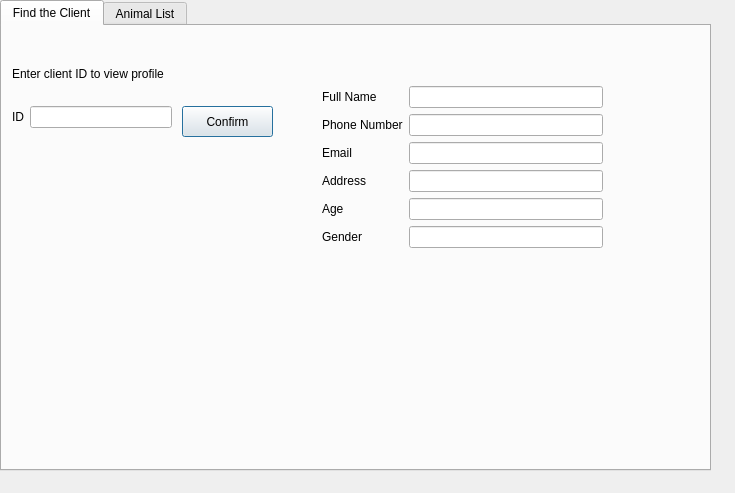
<?xml version="1.0" encoding="UTF-8"?>
<ui version="4.0">
 <class>ClientWindow</class>
 <widget class="QDialog" name="ClientWindow">
  <property name="geometry">
   <rect>
    <x>0</x>
    <y>0</y>
    <width>735</width>
    <height>493</height>
   </rect>
  </property>
  <property name="windowTitle">
   <string>Dialog</string>
  </property>
  <widget class="QTabWidget" name="tabWidget">
   <property name="geometry">
    <rect>
     <x>0</x>
     <y>0</y>
     <width>711</width>
     <height>471</height>
    </rect>
   </property>
   <property name="currentIndex">
    <number>0</number>
   </property>
   <widget class="QWidget" name="tab_2">
    <attribute name="title">
     <string>Find the Client</string>
    </attribute>
    <widget class="QPushButton" name="confirmButton">
     <property name="geometry">
      <rect>
       <x>180</x>
       <y>80</y>
       <width>91</width>
       <height>31</height>
      </rect>
     </property>
     <property name="text">
      <string>Confirm</string>
     </property>
    </widget>
    <widget class="QLabel" name="promptMessage">
     <property name="geometry">
      <rect>
       <x>10</x>
       <y>40</y>
       <width>581</width>
       <height>16</height>
      </rect>
     </property>
     <property name="text">
      <string>Enter client ID to view profile</string>
     </property>
    </widget>
    <widget class="QWidget" name="formLayoutWidget">
     <property name="geometry">
      <rect>
       <x>320</x>
       <y>60</y>
       <width>281</width>
       <height>191</height>
      </rect>
     </property>
     <layout class="QFormLayout" name="formLayout">
      <item row="3" column="0">
       <widget class="QLabel" name="label_5">
        <property name="text">
         <string>Email</string>
        </property>
       </widget>
      </item>
      <item row="3" column="1">
       <widget class="QLineEdit" name="email"/>
      </item>
      <item row="4" column="0">
       <widget class="QLabel" name="label_6">
        <property name="text">
         <string>Address</string>
        </property>
       </widget>
      </item>
      <item row="4" column="1">
       <widget class="QLineEdit" name="address"/>
      </item>
      <item row="5" column="0">
       <widget class="QLabel" name="label_7">
        <property name="text">
         <string>Age</string>
        </property>
       </widget>
      </item>
      <item row="5" column="1">
       <widget class="QLineEdit" name="age"/>
      </item>
      <item row="6" column="0">
       <widget class="QLabel" name="label_8">
        <property name="text">
         <string>Gender</string>
        </property>
       </widget>
      </item>
      <item row="6" column="1">
       <widget class="QLineEdit" name="gender"/>
      </item>
      <item row="1" column="1">
       <widget class="QLineEdit" name="name"/>
      </item>
      <item row="2" column="1">
       <widget class="QLineEdit" name="phone"/>
      </item>
      <item row="1" column="0">
       <widget class="QLabel" name="label_2">
        <property name="text">
         <string>Full Name</string>
        </property>
       </widget>
      </item>
      <item row="2" column="0">
       <widget class="QLabel" name="label_3">
        <property name="text">
         <string>Phone Number</string>
        </property>
       </widget>
      </item>
     </layout>
    </widget>
    <widget class="QWidget" name="formLayoutWidget_2">
     <property name="geometry">
      <rect>
       <x>10</x>
       <y>80</y>
       <width>160</width>
       <height>41</height>
      </rect>
     </property>
     <layout class="QFormLayout" name="formLayout_2">
      <item row="0" column="1">
       <widget class="QLineEdit" name="id"/>
      </item>
      <item row="0" column="0">
       <widget class="QLabel" name="label_9">
        <property name="text">
         <string>ID</string>
        </property>
       </widget>
      </item>
     </layout>
    </widget>
   </widget>
   <widget class="QWidget" name="tab">
    <attribute name="title">
     <string>Animal List</string>
    </attribute>
    <widget class="QTableWidget" name="AnimalListTable">
     <property name="geometry">
      <rect>
       <x>0</x>
       <y>0</y>
       <width>611</width>
       <height>401</height>
      </rect>
     </property>
     <column>
      <property name="text">
       <string>ID</string>
      </property>
     </column>
     <column>
      <property name="text">
       <string>Name</string>
      </property>
     </column>
     <column>
      <property name="text">
       <string>Species</string>
      </property>
     </column>
     <column>
      <property name="text">
       <string>Breed</string>
      </property>
     </column>
     <column>
      <property name="text">
       <string>Age</string>
      </property>
     </column>
     <column>
      <property name="text">
       <string>Gender</string>
      </property>
     </column>
    </widget>
    <widget class="QPushButton" name="recommandButton">
     <property name="geometry">
      <rect>
       <x>620</x>
       <y>0</y>
       <width>83</width>
       <height>25</height>
      </rect>
     </property>
     <property name="text">
      <string>ACM</string>
     </property>
    </widget>
    <widget class="QLabel" name="label_11">
     <property name="geometry">
      <rect>
       <x>20</x>
       <y>410</y>
       <width>381</width>
       <height>20</height>
      </rect>
     </property>
     <property name="text">
      <string>Hint: Double Clicked Table Content To View Animal Details</string>
     </property>
    </widget>
   </widget>
  </widget>
 </widget>
 <resources/>
 <connections/>
</ui>
